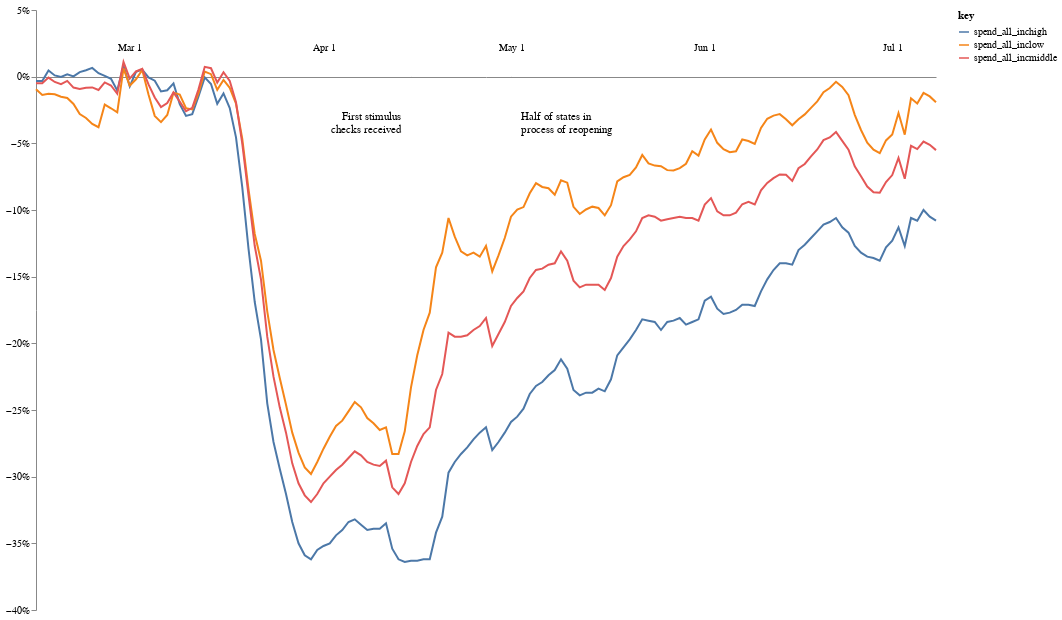

The code cell stored with this chart in its notebook:
### Markdown cell above
Plotting the data -

### Code cell
base=alt.Chart(spending).transform_fold(['spend_all_inchigh', 'spend_all_inclow', 'spend_all_incmiddle']).transform_filter(alt.datum.date > alt.expr.toDate('2020-02-14')).mark_line().encode(
    x=alt.X('date:T', title=None, axis=alt.Axis(format="%b%e", tickCount=5, labelOffset=0, tickOffset=0, labelPadding=25, ticks=False)),
    #y='spend_all_inchigh:Q',
    #x2='date:Q',
    y=alt.Y('value:Q', title=None, axis=alt.Axis(format="%", tickCount=10)),
    color='key:N'
    #detail='date'
).properties(width=900, height=600)

lines={'lines': ['2020-04-15', '2020-05-01'], 'y1': [0,0], 'y2': [-0.4, -0.4]}
lines1={'lines': ['2020-04-15'], 'text': ['First stimulus \n checks received'], 'y': [-0.03]}
lines2={'lines': ['2020-05-01'], 'text': ['Half of states in \n process of reopening'], 'y': [-0.03]}

vert_line = alt.Chart(pd.DataFrame(lines)).mark_rule(strokeDash=[5,5], stroke='grey').encode(
    x='lines:T',
    y=alt.Y('y1:Q', scale=alt.Scale(zero=False)),
    #y2=alt.Y2('y2:Q')
)
text1 = alt.Chart(pd.DataFrame(lines1)).mark_text(lineBreak='\n', dx=-10, align='right').encode(
    text = 'text:N',
    y = 'y:Q',
    x = 'lines:T'
)
text2 = alt.Chart(pd.DataFrame(lines2)).mark_text(lineBreak='\n',dx=10, align='left').encode(
    text = 'text:N',
    y = 'y:Q',
    x = 'lines:T',
)
alt.layer(base, vert_line, text1, text2).configure_view(strokeWidth=0).configure_axis(grid=False).configure_axisX(orient='top', offset=-67)

### Figure 1 — Vega-Lite specification as saved in the notebook (floating-point values rounded to 4 significant figures; data arrays with more than 128 entries replaced by an {"elided": "..."} marker saying what was removed)
{"config": {"view": {"continuousWidth": 400, "continuousHeight": 300, "strokeWidth": 0}, "axis": {"grid": false}, "axisX": {"offset": -67, "orient": "top"}}, "layer": [{"data": {"name": "data-855fa0b6b5ca554b5db1b2f6f2fcfa8f"}, "mark": "line", "encoding": {"color": {"type": "nominal", "field": "key"}, "x": {"type": "temporal", "axis": {"format": "%b%e", "labelOffset": 0, "labelPadding": 25, "tickCount": 5, "tickOffset": 0, "ticks": false}, "field": "date", "title": null}, "y": {"type": "quantitative", "axis": {"format": "%", "tickCount": 10}, "field": "value", "title": null}}, "height": 600, "transform": [{"fold": ["spend_all_inchigh", "spend_all_inclow", "spend_all_incmiddle"]}, {"filter": "(datum.date > toDate('2020-02-14'))"}], "width": 900}, {"data": {"name": "data-5ef4e1c8bfa7604f4709b5ac286ea582"}, "mark": {"type": "rule", "stroke": "grey", "strokeDash": [5, 5]}, "encoding": {"x": {"type": "temporal", "field": "lines"}, "y": {"type": "quantitative", "field": "y1", "scale": {"zero": false}}}}, {"data": {"name": "data-4014063c45801d1ab42aef0776f44684"}, "mark": {"type": "text", "align": "right", "dx": -10, "lineBreak": "\n"}, "encoding": {"text": {"type": "nominal", "field": "text"}, "x": {"type": "temporal", "field": "lines"}, "y": {"type": "quantitative", "field": "y"}}}, {"data": {"name": "data-73d7508609c82cb9ab9cbd0dc0e8d008"}, "mark": {"type": "text", "align": "left", "dx": 10, "lineBreak": "\n"}, "encoding": {"text": {"type": "nominal", "field": "text"}, "x": {"type": "temporal", "field": "lines"}, "y": {"type": "quantitative", "field": "y"}}}], "$schema": "https://vega.github.io/schema/vega-lite/v4.8.1.json", "datasets": {"data-855fa0b6b5ca554b5db1b2f6f2fcfa8f": {"elided": "167 records"}, "data-5ef4e1c8bfa7604f4709b5ac286ea582": [{"lines": "2020-04-15", "y1": 0, "y2": -0.4}, {"lines": "2020-05-01", "y1": 0, "y2": -0.4}], "data-4014063c45801d1ab42aef0776f44684": [{"lines": "2020-04-15", "text": "First stimulus \n checks received", "y": -0.03}], "data-73d7508609c82cb9ab9cbd0dc0e8d008": [{"lines": "2020-05-01", "text": "Half of states in \n process of reopening", "y": -0.03}]}}
